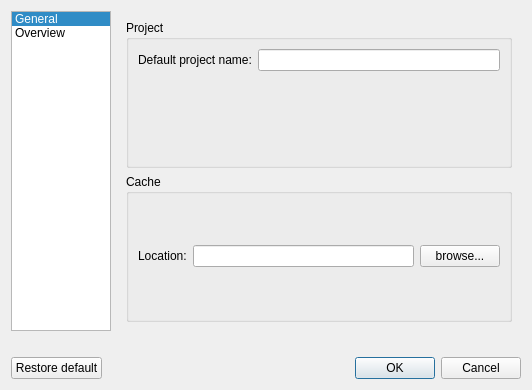
<?xml version="1.0" encoding="UTF-8"?>
<ui version="4.0">
 <class>Preferences</class>
 <widget class="QDialog" name="Preferences">
  <property name="geometry">
   <rect>
    <x>0</x>
    <y>0</y>
    <width>532</width>
    <height>390</height>
   </rect>
  </property>
  <property name="windowTitle">
   <string>Preferences</string>
  </property>
  <layout class="QVBoxLayout" name="verticalLayout">
   <item>
    <layout class="QHBoxLayout" name="horizontalLayout_2"/>
   </item>
   <item>
    <layout class="QHBoxLayout" name="horizontalLayout_3">
     <item>
      <widget class="QListWidget" name="optionsList">
       <property name="enabled">
        <bool>true</bool>
       </property>
       <property name="sizePolicy">
        <sizepolicy hsizetype="Fixed" vsizetype="Expanding">
         <horstretch>0</horstretch>
         <verstretch>0</verstretch>
        </sizepolicy>
       </property>
       <property name="maximumSize">
        <size>
         <width>100</width>
         <height>16777215</height>
        </size>
       </property>
       <property name="editTriggers">
        <set>QAbstractItemView::DoubleClicked|QAbstractItemView::EditKeyPressed</set>
       </property>
       <property name="showDropIndicator" stdset="0">
        <bool>true</bool>
       </property>
       <property name="currentRow">
        <number>0</number>
       </property>
       <item>
        <property name="text">
         <string>General</string>
        </property>
       </item>
       <item>
        <property name="text">
         <string>Overview</string>
        </property>
       </item>
      </widget>
     </item>
     <item>
      <widget class="QStackedWidget" name="optionsView">
       <property name="currentIndex">
        <number>0</number>
       </property>
       <widget class="QWidget" name="general">
        <layout class="QVBoxLayout" name="verticalLayout_2">
         <item>
          <widget class="QGroupBox" name="groupBox">
           <property name="title">
            <string>Project</string>
           </property>
           <layout class="QFormLayout" name="formLayout_3">
            <item row="1" column="1">
             <widget class="QLineEdit" name="defaultProNameEdit"/>
            </item>
            <item row="1" column="0">
             <widget class="QLabel" name="label">
              <property name="text">
               <string>Default project name:</string>
              </property>
              <property name="buddy">
               <cstring>defaultProNameEdit</cstring>
              </property>
             </widget>
            </item>
           </layout>
          </widget>
         </item>
         <item>
          <widget class="QGroupBox" name="groupBox_4">
           <property name="title">
            <string>Cache</string>
           </property>
           <layout class="QGridLayout" name="gridLayout">
            <item row="0" column="1">
             <widget class="QLineEdit" name="cacheDirEdit">
              <property name="readOnly">
               <bool>true</bool>
              </property>
             </widget>
            </item>
            <item row="0" column="2">
             <widget class="QPushButton" name="cacheDirBtn">
              <property name="text">
               <string>browse...</string>
              </property>
             </widget>
            </item>
            <item row="0" column="0">
             <widget class="QLabel" name="label_6">
              <property name="text">
               <string>Location:</string>
              </property>
              <property name="buddy">
               <cstring>cacheDirEdit</cstring>
              </property>
             </widget>
            </item>
           </layout>
          </widget>
         </item>
        </layout>
       </widget>
       <widget class="QWidget" name="overview">
        <layout class="QVBoxLayout" name="verticalLayout_3">
         <item>
          <widget class="QGroupBox" name="groupBox_2">
           <property name="title">
            <string>Resizing</string>
           </property>
           <layout class="QFormLayout" name="formLayout">
            <item row="0" column="0">
             <widget class="QLabel" name="label_2">
              <property name="text">
               <string>Zoom in step:</string>
              </property>
              <property name="buddy">
               <cstring>zinStepEdit</cstring>
              </property>
             </widget>
            </item>
            <item row="0" column="1">
             <widget class="QLineEdit" name="zinStepEdit">
              <property name="sizePolicy">
               <sizepolicy hsizetype="Fixed" vsizetype="Fixed">
                <horstretch>0</horstretch>
                <verstretch>0</verstretch>
               </sizepolicy>
              </property>
              <property name="maximumSize">
               <size>
                <width>100</width>
                <height>16777215</height>
               </size>
              </property>
             </widget>
            </item>
            <item row="1" column="0">
             <widget class="QLabel" name="label_3">
              <property name="text">
               <string>Zoom out step:</string>
              </property>
              <property name="buddy">
               <cstring>zoutStepEdit</cstring>
              </property>
             </widget>
            </item>
            <item row="1" column="1">
             <widget class="QLineEdit" name="zoutStepEdit">
              <property name="sizePolicy">
               <sizepolicy hsizetype="Fixed" vsizetype="Fixed">
                <horstretch>0</horstretch>
                <verstretch>0</verstretch>
               </sizepolicy>
              </property>
              <property name="maximumSize">
               <size>
                <width>100</width>
                <height>16777215</height>
               </size>
              </property>
             </widget>
            </item>
           </layout>
          </widget>
         </item>
         <item>
          <widget class="QGroupBox" name="groupBox_3">
           <property name="title">
            <string>Reranging</string>
           </property>
           <layout class="QFormLayout" name="formLayout_2">
            <item row="0" column="0">
             <widget class="QLabel" name="label_4">
              <property name="text">
               <string>Expand step:</string>
              </property>
              <property name="buddy">
               <cstring>expandStepEdit</cstring>
              </property>
             </widget>
            </item>
            <item row="0" column="1">
             <widget class="QLineEdit" name="expandStepEdit">
              <property name="sizePolicy">
               <sizepolicy hsizetype="Fixed" vsizetype="Fixed">
                <horstretch>0</horstretch>
                <verstretch>0</verstretch>
               </sizepolicy>
              </property>
              <property name="maximumSize">
               <size>
                <width>100</width>
                <height>16777215</height>
               </size>
              </property>
             </widget>
            </item>
            <item row="1" column="0">
             <widget class="QLabel" name="label_5">
              <property name="text">
               <string>Collapse step:</string>
              </property>
              <property name="buddy">
               <cstring>collapseStepEdit</cstring>
              </property>
             </widget>
            </item>
            <item row="1" column="1">
             <widget class="QLineEdit" name="collapseStepEdit">
              <property name="sizePolicy">
               <sizepolicy hsizetype="Fixed" vsizetype="Fixed">
                <horstretch>0</horstretch>
                <verstretch>0</verstretch>
               </sizepolicy>
              </property>
              <property name="maximumSize">
               <size>
                <width>100</width>
                <height>16777215</height>
               </size>
              </property>
             </widget>
            </item>
           </layout>
          </widget>
         </item>
        </layout>
       </widget>
      </widget>
     </item>
    </layout>
   </item>
   <item>
    <widget class="QLabel" name="errorLabel">
     <property name="styleSheet">
      <string notr="true">color: rgb(255, 0, 0);</string>
     </property>
     <property name="text">
      <string/>
     </property>
    </widget>
   </item>
   <item>
    <layout class="QHBoxLayout" name="horizontalLayout">
     <item>
      <widget class="QPushButton" name="defaultBtn">
       <property name="text">
        <string>Restore default</string>
       </property>
      </widget>
     </item>
     <item>
      <widget class="QDialogButtonBox" name="buttonBox">
       <property name="orientation">
        <enum>Qt::Horizontal</enum>
       </property>
       <property name="standardButtons">
        <set>QDialogButtonBox::Cancel|QDialogButtonBox::Ok</set>
       </property>
      </widget>
     </item>
    </layout>
   </item>
  </layout>
 </widget>
 <resources/>
 <connections>
  <connection>
   <sender>buttonBox</sender>
   <signal>accepted()</signal>
   <receiver>Preferences</receiver>
   <slot>accept()</slot>
   <hints>
    <hint type="sourcelabel">
     <x>248</x>
     <y>254</y>
    </hint>
    <hint type="destinationlabel">
     <x>157</x>
     <y>274</y>
    </hint>
   </hints>
  </connection>
  <connection>
   <sender>buttonBox</sender>
   <signal>rejected()</signal>
   <receiver>Preferences</receiver>
   <slot>reject()</slot>
   <hints>
    <hint type="sourcelabel">
     <x>316</x>
     <y>260</y>
    </hint>
    <hint type="destinationlabel">
     <x>286</x>
     <y>274</y>
    </hint>
   </hints>
  </connection>
 </connections>
</ui>
